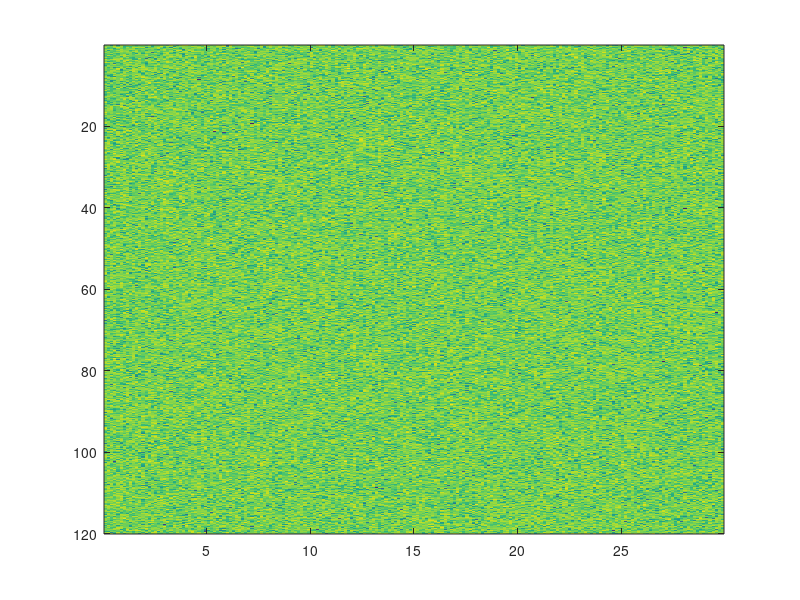
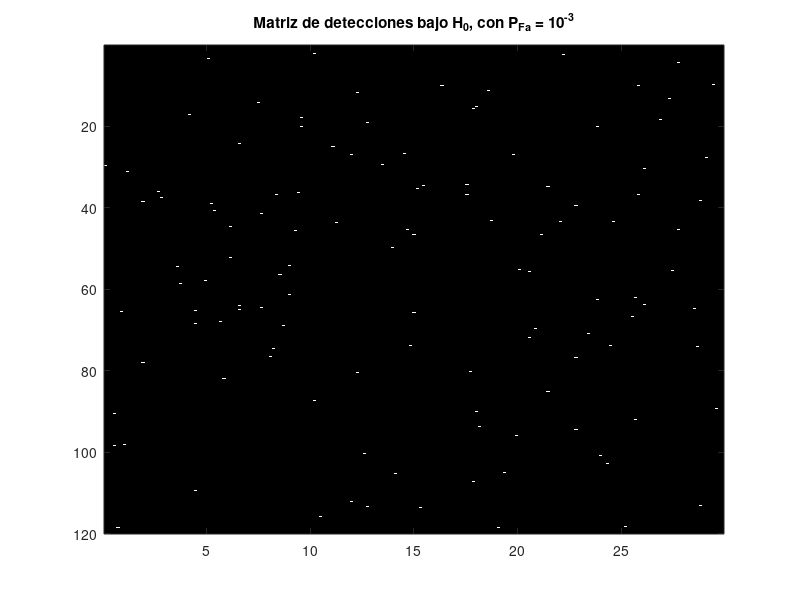
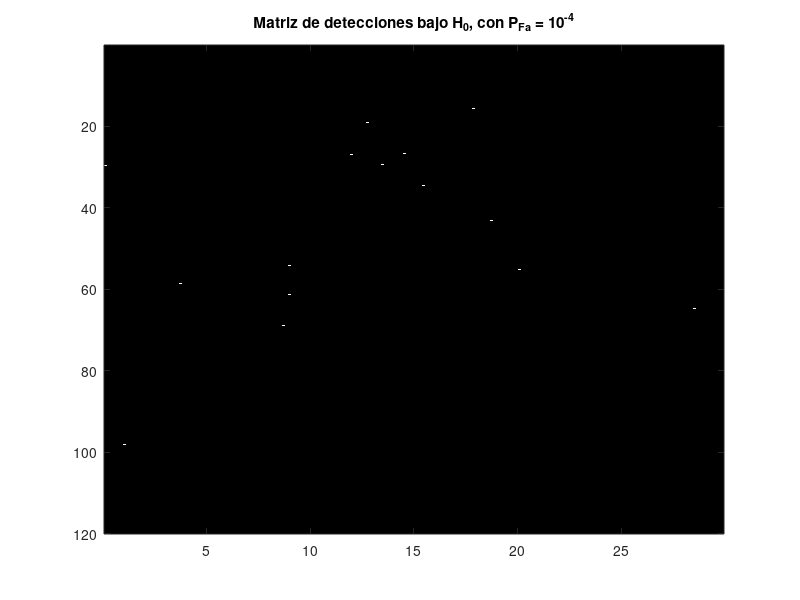

MATLAB code for these plots, in order: (Note: this script raises an error after producing the figures.)
clear;clc;close all;
%% PARAMETROS DEL RADAR
k=1.38054e-23;% (J/K)
T0=290; % K
c=3e8; %m/s velocidad de la luz
BW_senal  = 1e6; 
ancho_haz = 1.2; %grados
giro_antena=26; %rpm
PRF=1950;%Hz
Rango_max_matriz=30*1000; %m;       60*1000/1.85200; %m
Cobertura_acimut= 120; %grados
f_portadora=2.5e9; %Hz
Fs=2.35; %dB Factor de ruido de la cadena receptora
lambda=c/f_portadora;

p_pico=1e3; %W
Ganancia_TX=30; %dB

%% Dimensiones de la matriz radar
% Resoluciones

R_resolucion  = c/(2*BW_senal);
Az_Resolucion = ancho_haz;

% Tamaño matriz
separacion_columnas = R_resolucion;
num_columnas        = ceil(Rango_max_matriz/separacion_columnas)-1;
separacion_filas    = giro_antena*360/PRF/60;
num_filas           = ceil(Cobertura_acimut/separacion_filas);

%Número de pulsos recibidos por blanco en cada exploración
Tiempo_iluminacion = ancho_haz*60/(giro_antena*360);

n_pulsos = Tiempo_iluminacion*PRF;

% Varianza de las componentes en fase y  cuadratura del ruido
No=1; 

% Generación de tres matrizes radar correspondientes a 3 vueltas de antena
% consecutivas bajo H0. 
% Es decir, la hipotesis nula es cierta = solo hay
% muestras de ruido

% Matriz de ruido base ||| el ",3" es para tenerlo en 3D
ruido = sqrt(No)*randn(num_filas,num_columnas,3)+1i*sqrt(No)*randn(num_filas,num_columnas,3);

eje_x = (1:num_columnas)*R_resolucion/1000; %Eje de distancias en km

eje_y = (1:num_filas)*separacion_filas; %Eje de acimut en grados
                                                %(:,:,1) es todas las columnas y filas, de la loncha 1
figure(); imagesc(eje_x,eje_y, 20*log10(abs(ruido(:,:,1))))

%                   APARTADO 3: CALCULO DE PROBABILIDAD

Pfa = [1e-3,1e-4];

umbrales =gaminv(1-Pfa,1,2*No);

ruido_detectado_menos3 = (abs(ruido).^2)>umbrales(1);

ruido_detectado_menos4 = (abs(ruido).^2)>umbrales(2);

figure(); imagesc(eje_x,eje_y,ruido_detectado_menos3(:,:,2));colormap("gray");
title("Matriz de detecciones bajo H_0, con P_{Fa} = 10^{-3}")

figure(); imagesc(eje_x,eje_y,ruido_detectado_menos4(:,:,2));colormap("gray");
title("Matriz de detecciones bajo H_0, con P_{Fa} = 10^{-4}")

% Como sabemos is en estas imagenes tengo las probabilidades introducidas?
% Una solucion sencilla es la repeticion de montecarlo. Que es repetir
% varias veces el experimento.

% Estimo la prob como: Nºcasosfavorables/nºcasosposibles

% Vamos a estimarla, por ejemplo, usando solo la 3era matriz7

Pfa_menos3_estimada = sum(ruido_detectado_menos3(:,:,3),"all")/numel(ruido_detectado_menos3(:,:,3)); %Devuelve un vector columna, que es la suma de todas las filas. Si pongo "all" solo saca un numerito
Pfa_menos4_estimada = sum(ruido_detectado_menos4(:,:,3),"all")/numel(ruido_detectado_menos4(:,:,3));


% Estimacion Pfa utilizando matriz 3D capa 1

Pfa_menos3_estimada = sum(ruido_detectado_menos3(:,:,1),"all")/numel(ruido_detectado_menos3(:,:,1)); %Devuelve un vector columna, que es la suma de todas las filas. Si pongo "all" solo saca un numerito
Pfa_menos4_estimada = sum(ruido_detectado_menos4(:,:,1),"all")/numel(ruido_detectado_menos4(:,:,1));

% Estimacion Pfa utilizando matriz 3D capa 2
Pfa_menos3_estimada = sum(ruido_detectado_menos3(:,:,2),"all")/numel(ruido_detectado_menos3(:,:,2)); %Devuelve un vector columna, que es la suma de todas las filas. Si pongo "all" solo saca un numerito
Pfa_menos4_estimada = sum(ruido_detectado_menos4(:,:,2),"all")/numel(ruido_detectado_menos4(:,:,2));

% APARTADO 4: CALCULAR ERROR DE ESTIMACION

% Error de estimacion
error_est_matriz3D = sqrt((1-Pfa)./(num_columnas*num_filas*3*Pfa))*100;

% Si solo uso una capa
error_est_una_capa = sqrt((1-Pfa)./(num_columnas*num_filas*Pfa))*100;
error_est = sqrt((1-Pfa)./(num_columnas*num_filas*Pfa))*100;

% % % % ESTUDIO DEL VECTOR DE OBSERVACIÓN  BAJO  H1.xº
load("matrices_vueltas.mat"); %Carga ruido_blancos y ruido_blancosVuelta2


ruido_blancos_vuelta2_detectado_menos3 = (abs(ruido_blancos_vuelta2).^2)>umbrales(1);
ruido_blancos_vuelta2_detectado_menos4 = (abs(ruido_blancos_vuelta2).^2)>umbrales(2);


figure(); imagesc(eje_x,eje_y,ruido_blancos_vuelta2_detectado_menos3);colormap("gray");
title("Matriz de detecciones con blancos, con P_{Fa} = 10^{-3}")

figure(); imagesc(eje_x,eje_y,ruido_blancos_vuelta2_detectado_menos4);colormap("gray");
title("Matriz de detecciones con blancos, con P_{Fa} = 10^{-4}")

% Para estimar Pd tengo que asegurar que H1 es cierta (hay blanco).
%     Nº de unos detectados asociados a blancos / Nº de unos posibles
%     asociados a los blancos

%       15 + 10 + 4 / (15*3)

%% 

% % % % % % COPIO COSAS DE LA PAGINA 5 DE LA PRACTICA 1

SNR = 0:0.5:30; %dB
Er  = 10.^(SNR/10);

%Paso la SNR en dB a unidades naturales teniendo en cuenta que
% N0=1.

Pfas     = [1e-2, 1e-4];
Umbrales = gaminv(1-Pfas,1,2*No);

%Vector de umbrales para cada una de las Pfas que he definido

Pd_estimada = zeros(length(Er),length(Pfas));

for valor_Pfa=1: length(Pfas)
    
     for valor_SNR=1:length(SNR)
         
         ruido_Pd = randn(9,10000)+1i*randn(9,10000);
         blanco   = sqrt(2*Er(valor_SNR))*exp(1i*pi/5); %Es un blanco estacionario
         
         ruido_blanco_Pd   = ruido_Pd+blanco; %Sumo al ruido base el blanco
         salida_comparador = (abs(ruido_blanco_Pd).^2)>Umbrales(valor_Pfa);
%                      fila correspondiente SNR, fila correspondiente PFa:
%                      Sumo todos los elementops de la salida del
%                      comparador, divido por el numero de elementos.
%                      Necesito una Pd por cada SNR
         Pd_estimada(valor_SNR,valor_Pfa) = sum(salida_comparador,'all')/numel(salida_comparador);

     end %del for de SNR
end      %del for de Pfas

figure(); plot(SNR,Pd_estimada(:,1)); xlabel('SNR(dB)'); % Pillo la columna 1 porque es la primera Pf
ylabel('P_D');
hold on;
plot(SNR,Pd_estimada(:,2));
% legend("Pf_{Fa}=10^{-2}","Pf_{Fa}=10^{-4}");
grid;
% Representamos de 0 a 30 dB de SNR. Tenemos 2 curvas, correspondientes a
% cada una de las Pf.
% A menor probabilidad de error, la curva empieza conu un "offset". De
% hecho, esto se mantiene en toda la curva hasta que llega un punto en que
% satura y las dos curvas convergen en una asíntota.

%  Si bajamos la probabilidad de falsa alarma, cumplimos mejor, pero
%  empeora la capazidad de discriminación.


% Apartado 5 Represente las curvas de detección estimadas en la cuestión 4 y compárelas con las
% teóricas obtenidas en la cuestión 1.


% CALCULO CURVAS DETECCION TEÓRICAS

Pd_teorica_menos2 = 1-ncx2cdf(Umbrales(1),2,2*Er);
Pd_teorica_menos4 = 1-ncx2cdf(Umbrales(2),2,2*Er);
figure();
plot(SNR,Pd_teorica_menos2,"o"); hold on;
plot(SNR,Pd_teorica_menos4,"s");
legend("Pf_{Fa}=10^{-2} teorica","Pf_{Fa}=10^{-4} teorica");
% legend("Pf_{Fa}=10^{-2} estimación","Pf_{Fa}=10^{-4} estimación","Pf_{Fa}=10^{-2} teorica","Pf_{Fa}=10^{-4} teorica");


%% Aplicamos un filtro integrador a la matriz de ruido

ruido = sqrt(No)*randn(num_filas,num_columnas) + 1i*sqrt(No)*randn(num_filas,num_columnas);

fun = @ (x) (sum(x));
ruido_integrado=nlfilter(ruido,[n_pulsos 1],fun);

figure(); imagesc(eje_x,eje_y,10*log10(abs(ruido)).^2);
title("Intensidad del ruido")


figure(); imagesc(eje_x,eje_y,10*log10(abs(ruido_integrado)).^2);
title("Intensidad del ruido integrado")
% Los valores próximos se parecen mucho. Esto es porque aparece una
% correlacionn a lo largo de las columnas.
 
% ruido_integrado_maspulsos =nfilter(ruido,[5*n_pulsos 1],fun);
% 
% 
% figure(); imagesc(eje_x,eje_y,10*log10(abs(ruido_integrado_maspulsos)).^2);
% titile("Intensidad del ruido integrado 5*n pulsos")

% muchas mas cosas .Por eso aqui vemos mejor la estructura vertical.
% Esto se conoce como correlación a lo largo de cada columna, ya que cad
% acolumna es filtrada de forma independiente


varianza_real_integrado = var(real(ruido_integrado(:)))
% Ahora N(0,15*No)+jN(0,15*No) ?¿?¿?¿


% SNR15Pulsos = 10log10(15*15*Er/15/No)
% Vamos a comprobar que tenemos la Ganancia de integracion.

% % % % % %  ESTIMACION DE LA PROB DETECCION(Pd) PARA EL DETECTOR
% COHERENTE/// INTEGRADOR COHERENTE SEGUIDO DEL DETECTOR DE ENVOLVENTE DE
% LEY CUADRÁTICA

SNR = -30:0.5:30; %dB
Er  = 10.^(SNR/10);

%Paso la SNR en dB a unidades naturales teniendo en cuenta que
% N0=1.

Pfas     = [1e-2, 1e-4];
% Umbrales = gaminv(1-Pfas,1,2*No);
Umbrales_integrador = gaminv(1-Pfas,1,2*No*n_pulsos); % El 1 es nº_gaussianas/2
%Estimador de la probabilidad para el detector coherente
%IQ(real-imaginaria/modulo-fase) seguiodo del detector envolvente de ley
%cuadrático

Pd_estimada_integrador = zeros(length(Er),length(Pfas));

for valor_Pfa=1: length(Pfas)
    
     for valor_SNR=1:length(SNR)
         
         ruido_Pd = randn(n_pulsos,10000)+1i*randn(n_pulsos,10000);
         blanco   = sqrt(2*Er(valor_SNR))*exp(1i*pi/5); %Es un blanco estacionario
         
         ruido_blanco_Pd   = ruido_Pd+blanco; %Sumo al ruido base el blanco

         %aplicamos el filtro integrador
         ruido_blanco_integrado = sum(ruido_blanco_Pd); %Matriz fila de la suma de las columnas.

         salida_comparador = (abs(ruido_blanco_integrado).^2)>Umbrales_integrador(valor_Pfa);
%                      fila correspondiente SNR, fila correspondiente PFa:
%                      Sumo todos los elementops de la salida del
%                      comparador, divido por el numero de elementos.
%                      Necesito una Pd por cada SNR
         Pd_estimada_integrador(valor_SNR,valor_Pfa) = sum(salida_comparador,'all')/numel(salida_comparador);

     end %del for de SNR
end      %del for de Pfas

figure(); plot(SNR,Pd_estimada_integrador(:,1),'o'); xlabel('SNR(dB)'); % Pillo la columna 1 porque es la primera Pf
ylabel('P_D');
% hold on;
plot(SNR,Pd_estimada_integrador(:,2),"s");
legend("Pf_{Fa}=10^{-2}","Pf_{Fa}=10^{-4}","Pf_{Fa}=10^{-2} integrador", "Pf_{Fa}=10^{-4} integrador");
grid;

%Estimo la probabilidad de falsa alarma Pfa

Pfa_estimada_integrador_menos2 = sum(abs((ruido_integrado).^2) > Umbrales_integrador(1),'all')/numel(ruido_integrado)
Pfa_estimada_integrador_menos4 = sum(abs((ruido_integrado).^2) > Umbrales_integrador(2),'all')/numel(ruido_integrado)

figure(), imagesc(eje_x,eje_y,abs((ruido_integrado).^2) > Umbrales_integrador(1));colormap('gray')
figure(), imagesc(eje_x,eje_y,abs((ruido_integrado).^2) > Umbrales_integrador(2));colormap('gray')

load("matrices_vueltas.mat")
% Aparece en el espacio de trabajo las variabes ruido_blancvos (la matriz
% de los 3 blancos) y ruido_blancos_vuelta2 (segunda vuelta con las nuevas posiciones de los blancos)


ruido_blancos_integrado         = nlfilter(ruido_blancos,[n_pulsos 1],fun);
figure(), imagesc(eje_x,eje_y,abs((ruido_blancos_integrado).^2) > Umbrales_integrador(1));colormap('gray')


ruido_blancos_vuelta2_integrado = nlfilter(ruido_blancos_vuelta2,[n_pulsos 1],fun);
figure(), imagesc(eje_x,eje_y,abs((ruido_blancos_vuelta2_integrado).^2) > Umbrales_integrador(1));colormap('gray')

% % % APARTADO GRANDE 6
% Estimacion filtro integrador
P  = n_pulsos;

Vr=150; %Velocidad del blanco expresada en km/h
omega_doppler=2*2*pi*f_portadora*1e9* Vr *1000/(3600*3e8)
f_doppler=omega_doppler/(2*pi);
senal=exp(1i*(omega_doppler/PRF)*(0:200)); % generamos 201 muestras porque P son muy pocas
senal_norm=senal/(sum(abs(senal).^2));
Espectro_senal=(fft(senal_norm));
plot((0:200)*PRF/201,abs(Espectro_senal))
xlabel('f (Hz)');
grid
[H,W] = freqz(ones(1,P)/sqrt(P),1,200, 'whole', PRF); % Función de Transferencia del
% integrador
hold on;
plot(W,abs(H),'r')

% El filtro integrador elimina el blanco de 7. Por eso los integradores
% coherentes tienen limitaciones.
% El riesgo esta en los blancos con componente radial de velocidad.
% Quiza podemos hacerlo con menos pulsos, la banda de paso es más ancho,
% por lo que aunque tengo menos ganancia, no elimino esto. Es una cuestion
% de diseño.

% Una solucion para poder estudiar blancos en movimiento, aplicamos un
% integrador DETRAS del detector de envolvente.

%     Aplicamos el ABscuadrado primero para tener una matriz de valores
%     reales. Luego aplicamos el integrador incoherente. Es incoherente al
%     ya que solo actua sobre informacion de amplitud.
% Ahora, si tengo blancos con bajo dopler, aunque tenemos menos ganancia de
% integracion que en el coherente, si ahora tenemos una SNR de un pulso, al
% integrar,tenemos una SNR Num_pulsos menor a SNR_1Pulso
% Esto es cierto cuando se tienen blancos de dopler nulo, O con una Fdopler
% menor que la frecuencia de corte del filtro integrado. Si no se cumplen
% las dos o una de las dos, el blanco con doppler entra en la banda
% atenuada del filtro y es eliminado en el coherente, pero el incoherente
% le deja vivir.

%% Estudio del integrador incoherente

Umbrales_integrador_incoherente = gaminv(1-Pfas, n_pulsos,2*No);

ruido_blancos_integrado_incoh = nlfilter(abs(ruido_blancos).^2, [n_pulsos 1],fun);

figure(); imagesc(eje_x,eje_y,ruido_blancos_integrado_incoh>Umbrales_integrador_incoherente(1));colormap('gray');

%  ¿De donde salen estos umbrales?
%   Tenemos 2*15 gaussianas al cuadrado. Es decir, tenemos el sumatorio de
%   i = 1 (gaussiana Medoa 0 variaza 1)subI

Pd_estimada_integrador = zeros(length(Er),length(Pfas));

for valor_Pfa=1: length(Pfas)
    
     for valor_SNR=1:length(SNR)
         
         ruido_Pd = randn(n_pulsos,10000)+1i*randn(n_pulsos,10000);
         blanco   = sqrt(2*Er(valor_SNR))*exp(1i*pi/5)*exp(1i*(pi/4)*(0:(n_pulsos-1))).'; %Es un blanco estacionario
         
         fd = (pi/4)*PRF/(2*pi);
         
         ruido_blanco_Pd   = ruido_Pd+repmat(blanco,1,10000); %Sumo al ruido base el blanco

         %aplicamos el filtro integrador a la salida del detector de
         %envolvente de ley cuadrática con abs2. 
         ruido_blanco_integrado = sum(abs(ruido_blanco_Pd).^2); %Matriz fila de la suma de las columnas.

         salida_comparador = ruido_blanco_integrado>Umbrales_integrador_incoherente(valor_Pfa);

         Pd_estimada_integrador(valor_SNR,valor_Pfa) = sum(salida_comparador,'all')/numel(salida_comparador);

     end %del for de SNR
end      %del for de Pfas

figure();
plot(SNR,Pd_estimada_integrador(:,1),'-'); xlabel('SNR(dB)');ylabel('P_D');
hold on;
plot(SNR,Pd_estimada_integrador(:,2),".-");
legend("Pf_{Fa}=10^{-2}","Pf_{Fa}=10^{-4}","Pf_{Fa}=10^{-2} integrador", "Pf_{Fa}=10^{-4} integrador");
grid;
% El incoherente va a ser mejor, siempre y cuando NO haya doppler
% En incoherente, para una pfa -2 tenemos una snr de 8.5.
% En coherente de 15 pulsos tenemos que la SNR baja a -3.5.
% La mejora es 8.5--3.5 = Reduzco la SNR 12dB por lo que podemos detectar
% erl blanco más lejos, o un blanco que refleje mucho más a la mísma
% distancia. Tambien podemos bajar la Ptx para la mísma distancia, ya que
% se va a poder detecrar.

% Si la deteccion es incoherente, para 10-2, estamos entorno a 0.5 dB. Lo
% que implica uma mejora de 9 dB.